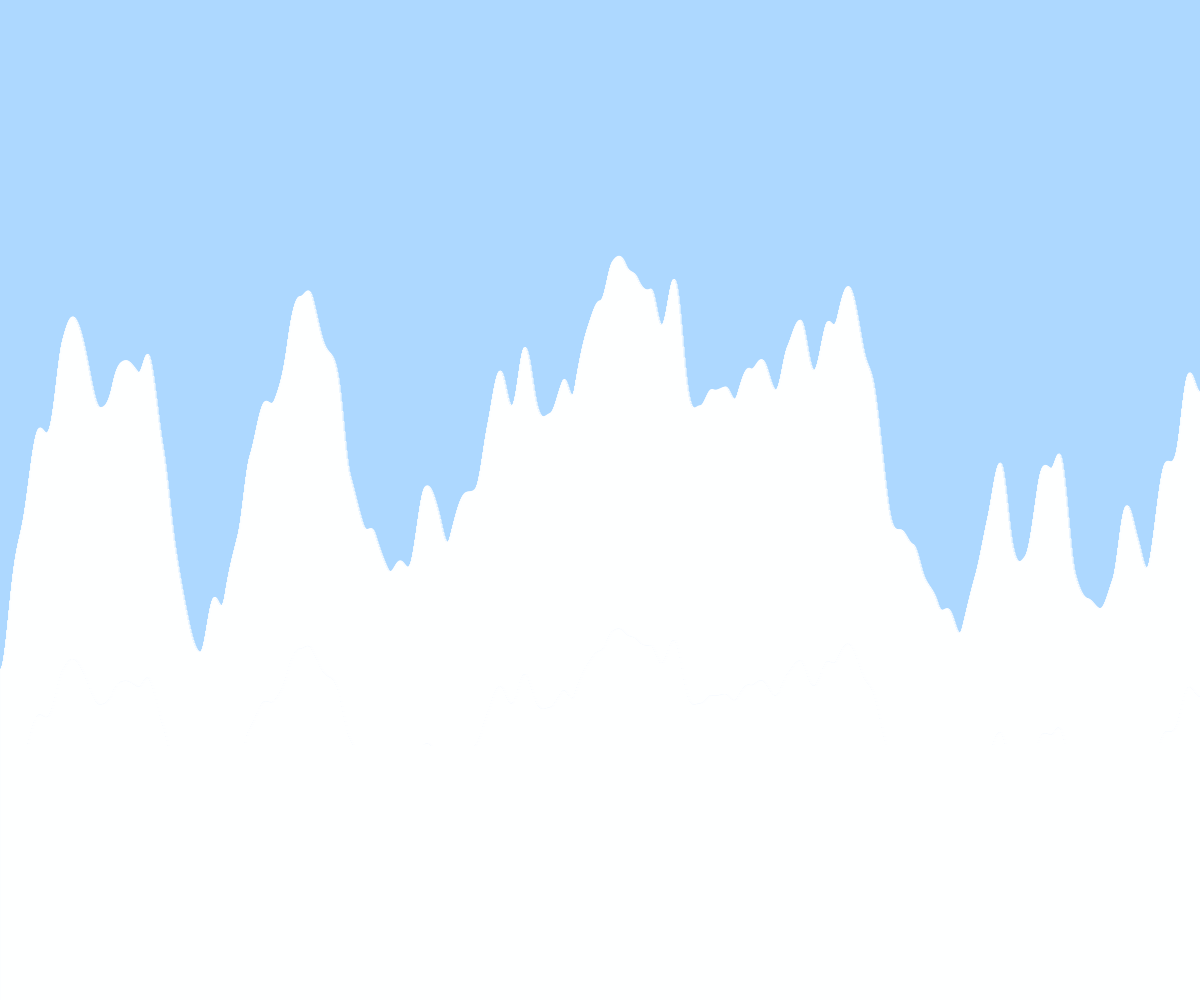
Frame 1 (no input)
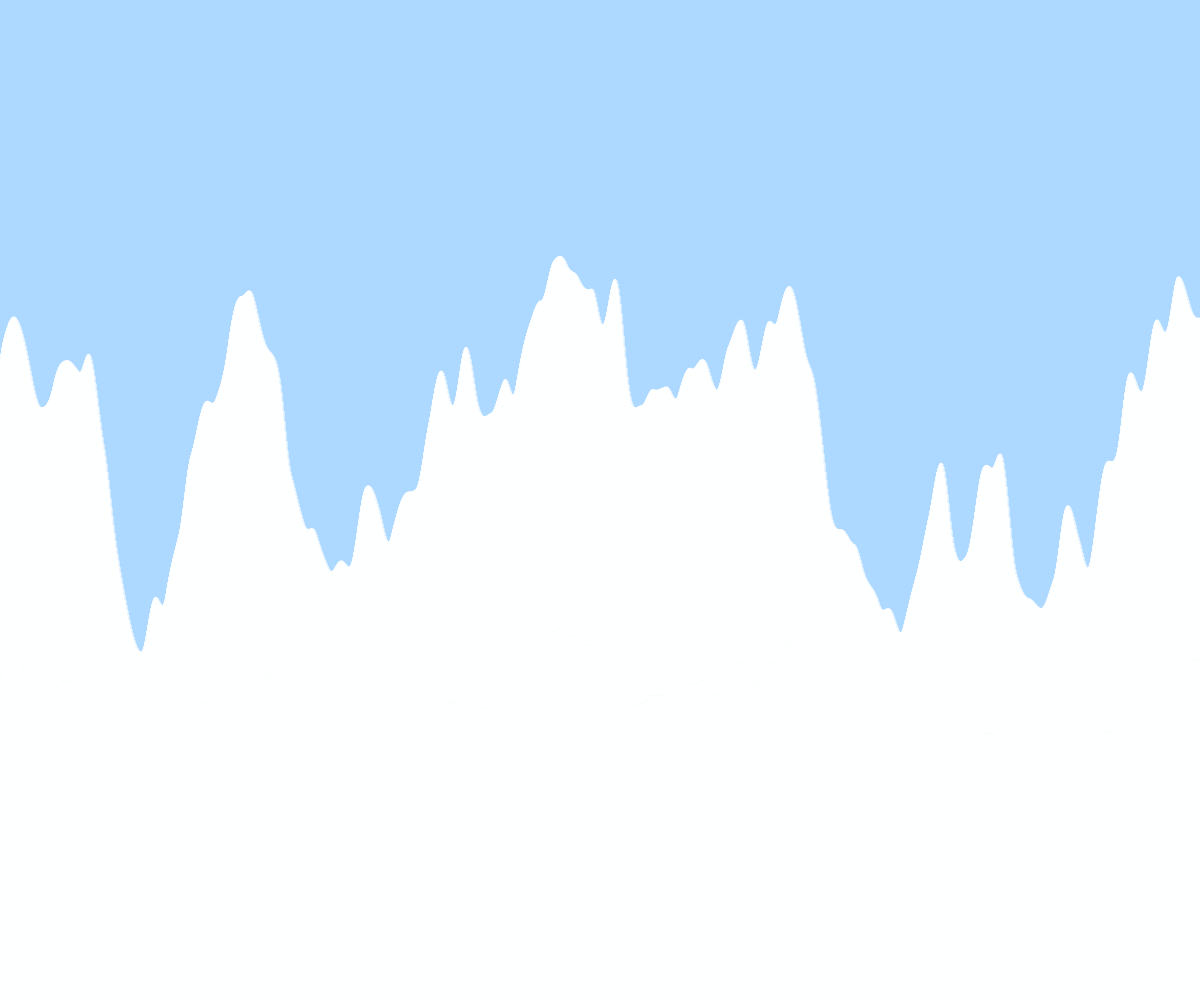
Frame 60 (no input)
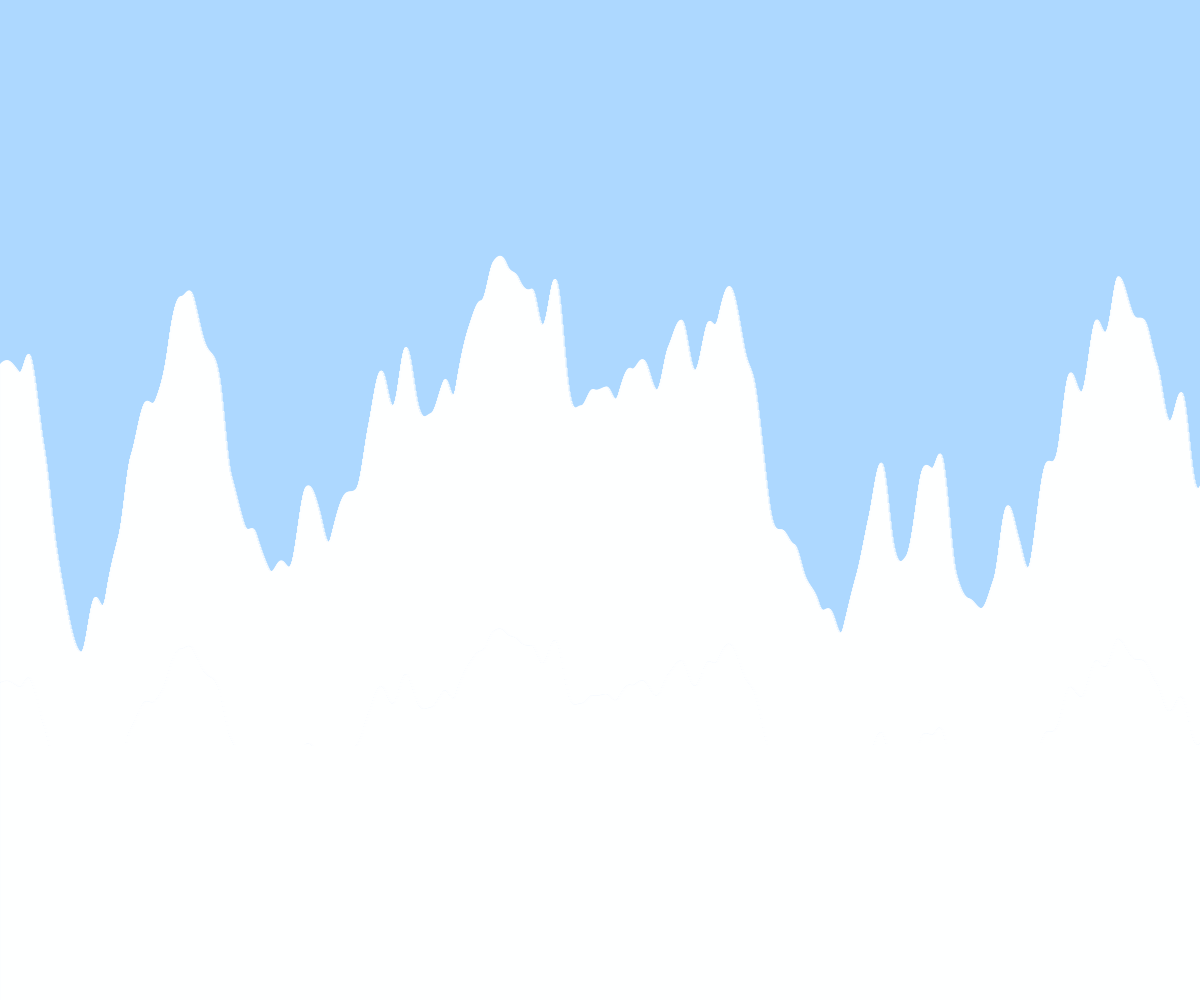
Frame 120 (the mouse pressed at the canvas centre since frame 60)

The p5.js sketch that drew these frames (run headless with seeded random() and noise() and a simulated clock; from frame 60 on, the mouse is pressed at the canvas centre):

// p5.js sketch
// ── sketch.js
// Terrain Generation and Perlin Noise
// Brittney Mines
// March 14, 2019
//
// Extra for Experts:
// My terrain slides across the screen as if it is moving

let inc = 0.01;
let start = 0;

function setup() {
  createCanvas(windowWidth, windowHeight);
  noStroke();
}

function draw() {
  generateTerrain();
}

function generateTerrain(){
  background(173, 216, 255);
  stroke(255);
  noFill();
  beginShape();

  let xOff = start;
  let x = 0;
  for (let x = 0; x <= width; x++) {
    stroke(255);
    let y = noise(xOff) * height;
    rect(x, y, 1, height);
    xOff += inc;
  }

  endShape();

  start += inc; // Slides across the screen
}
